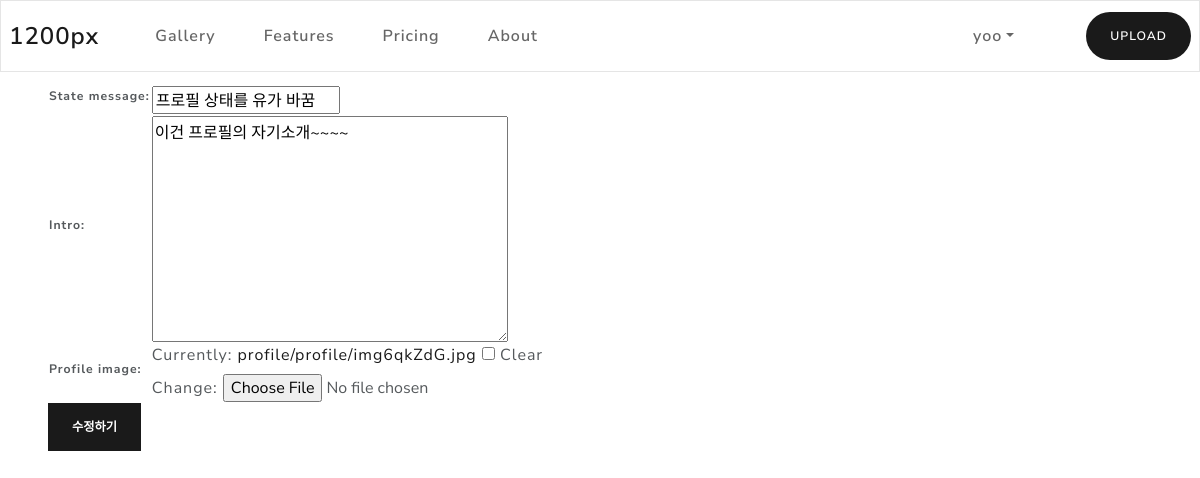
The app's page /user/profile/update/ (signed in) with its own data.
### users/models.py (models this page shows, shortened)
class User(AbstractBaseUser):
    email = models.EmailField(verbose_name='email',
                              max_length=255, unique=True)
    username = models.CharField(
        verbose_name='username', max_length=20, unique=True)
    date_joined = models.DateField(default=timezone.now)
    last_login = models.DateField(auto_now=True)
    following = models.ManyToManyField('self', symmetrical=False, related_name='followers')
    is_admin = models.BooleanField(default=False)
    is_active = models.BooleanField(default=True)
    objects = CustomUserManager()
    USERNAME_FIELD = 'email'
    REQUIRED_FIELDS = ['username', ]

class Profile(models.Model):
    user = models.OneToOneField(User, on_delete=models.CASCADE)
    profile_image = models.ImageField(
        blank=True, null=True, default='profile/default_profile.jpg', upload_to=user_directory_path)
    state_message = models.CharField(max_length=100, blank=True)
    intro = models.TextField(blank=True)

### users/views.py (the view)
# urls.py: path('<str:username>/update/',views.ProfileUpdateView.as_view(), name='profile_update'),
class ProfileUpdateView(LoginRequiredMixin, OwnerOnlyMixin, UpdateView):
    model = Profile
    template_name = 'profile_update.html'
    success_url = '/'
    fields = ['state_message', "intro", 'profile_image']
    def get_object(self):
        return get_object_or_404(Profile, user__username=self.kwargs['username'])

### config/views.py (called while the page is built)
    def dispatch(self, request, *args, **kwargs):
        obj = self.get_object()
        if request.user == obj.user or request.user.is_admin:
            return super().dispatch(request, *args, **kwargs)
        else:
            return self.handle_no_permission()

### users/templates/profile_update.html (shortened to what this page needs)
{% extends "base.html" %}
{% block contents %}
<div class="mx-5">
    <form method="POST" enctype="multipart/form-data">
        <table>
            {{ form }}
        </table>
        <div>
            <button type="button submit" class="btn btn-primary">수정하기</button>
    </form>
</div>
{% endblock %}

### templates/base.html (shortened to what this page needs)
<html>
<head>
  <link rel="stylesheet" href="/static/bootstrap.min.css" />
</head>
<body>
  <nav class="navbar navbar-expand-lg navbar-light bg-light fixed-top">
    <a class="navbar-brand" href="#">1200px</a>
    <div class="collapse navbar-collapse" id="navbarColor03">
      <ul class="navbar-nav mr-auto ml-3">
        <li class="nav-item">
          <a class="nav-link" href="/gallery">Gallery
          </a>
        </li>
        <li class="nav-item">
          <a class="nav-link" href="#">Features</a>
        </li>
        <li class="nav-item">
          <a class="nav-link" href="#">Pricing</a>
        </li>
        <li class="nav-item">
          <a class="nav-link" href="#">About</a>
        </li>
      </ul>
      <ul class='navbar-nav ml-3'>
        {%if user.is_authenticated %}
        <li class="nav-item dropdown">
          <a class="nav-link dropdown-toggle" data-toggle="dropdown" href="#" role="button" aria-haspopup="true"
            aria-expanded="false">{{ user.username }}</a>
        <li class="nav-item ml-auto mr-auto">
          <a class="btn btn-primary rounded-pill" href="/gallery/upload"> UPLOAD </a>
        </li>
        </li>
        {% endif %}
      </ul>
    </div>
  </nav>
  <div class='mt-6'>
    {% block contents %}
    {% endblock %}
  </div>
</body>
</html>

### records on screen
User: username "yoo"
Profile: state_message "프로필 상태를 유가 바꿈", intro "이건 프로필의 자기소개~~~~"
